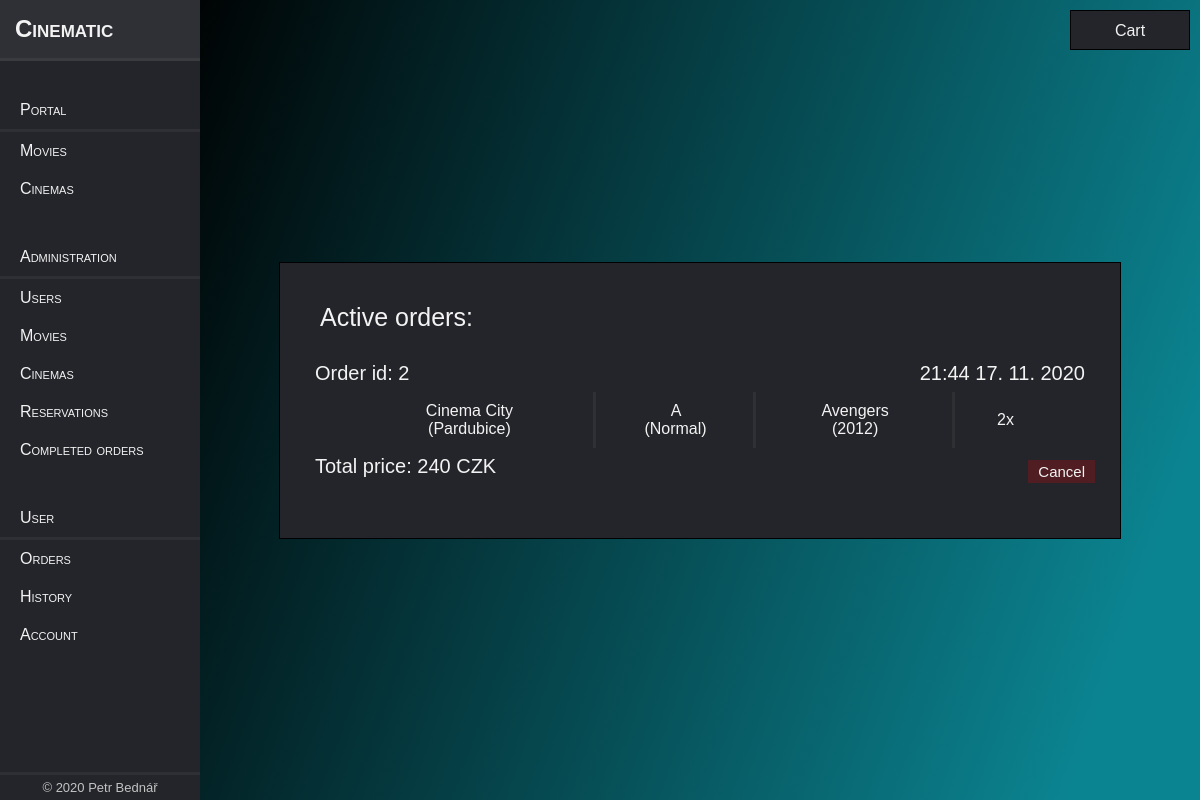
Screenshot of /orders.php (signed in) with the database file from the repository.
### tables this page shows
CREATE TABLE `orders` (
  `id` int(11) NOT NULL,
  `created` datetime NOT NULL DEFAULT current_timestamp(),
  `user_id` int(11) NOT NULL
);

CREATE TABLE `reservations` (
  `id` int(11) NOT NULL,
  `order_id` int(11) NOT NULL,
  `program_entry_id` int(11) NOT NULL
);

CREATE TABLE `cinemas` (
  `id` int(11) NOT NULL,
  `title` varchar(64) NOT NULL,
  `city` varchar(64) DEFAULT NULL,
  `address` varchar(255) DEFAULT NULL,
  `cover_url` text DEFAULT NULL
);

CREATE TABLE `halls` (
  `id` int(11) NOT NULL,
  `uid` varchar(32) NOT NULL,
  `type` varchar(32) DEFAULT NULL,
  `cinema_id` int(11) NOT NULL
);

CREATE TABLE `movies` (
  `id` int(11) NOT NULL,
  `title` varchar(64) NOT NULL,
  `year` int(11) NOT NULL,
  `duration` int(11) NOT NULL,
  `description` text DEFAULT NULL,
  `cover_url` text DEFAULT NULL
);

### includes/classes/Database.php (called while the page is built, shortened)
<?php
class Database {
    private $pdo;
    protected function connect() {
        if ($this->pdo != null) {
            return $this->pdo;
        }
        $this->hostname = "localhost";
        $this->username = "root";
        $this->password = "";
        $this->dbname = "cinema-management-db";
        $this->charset = "utf8mb4";
        try {
            $dsn = "mysql:host=$this->hostname;dbname=$this->dbname;charset=$this->charset";
            $pdo = new PDO($dsn, $this->username, $this->password);
            $pdo->setAttribute(PDO::ATTR_ERRMODE, PDO::ERRMODE_EXCEPTION);
            $pdo->setAttribute(PDO::ATTR_EMULATE_PREPARES, false);
            $this->pdo = $pdo;
            return $this->pdo;
        } catch (PDOException $e) {
            echo "Connection failed: " . $e->getMessage();
        }
    }
}

### includes/classes/DatabaseManager.php (called while the page is built, shortened)
<?php
final class DatabaseManager extends Database {
    public function getCinema($id) {
        $stmt = $this->connect()->prepare("SELECT * FROM cinemas WHERE id = ?");
        $stmt->execute([$id]);
        if ($stmt->rowCount()) {
            while ($row = $stmt->fetch()) {
                return new Cinema($row['id'], $row['title'], $row['city'], $row['address'], $row['cover_url']);
            }
        }
        throw new NO_DATA_FOUND_EXCEPTION;
    }
    public function getProgramEntry($id) {
        $stmt = $this->connect()->prepare("SELECT `program_entries`.`id`, `start`, `price`, `movie_id`, `hall_id`, `uid`, `type`, `cinema_id`, `title`, `year`, `duration` FROM `program_entries` INNER JOIN `movies` ON `movie_id` = `movies`.`id` INNER JOIN `halls` ON `hall_id` = `halls`.`id` WHERE `program_entries`.`id` = ?");
        $stmt->execute([$id]);
        if ($stmt->rowCount()) {
            while ($row = $stmt->fetch()) {
                return new ProgramEntry($row['id'], $row['start'], $row['price'], new Movie($row['movie_id'], $row['title'], $row['year'], $row['duration'], "", ""), new Hall($row['hall_id'], $row['uid'], $row['type'], $row['cinema_id']));
            }
        }
        throw new NO_DATA_FOUND_EXCEPTION;
    }
    public function getActiveOrdersOfUser($userId) {
        $stmt = $this->connect()->prepare("SELECT * FROM orders WHERE user_id = ? ORDER BY created DESC");
        $stmt->execute([$userId]);
        if ($stmt->rowCount()) {
            $res = array();
            while ($row = $stmt->fetch()) {
                array_push($res, new Order($row['id'], $row['created'], $row['user_id']));
            }
            return $res;
        }
        throw new NO_DATA_FOUND_EXCEPTION;
    }
    public function getReservationsOfOrder($id) {
        $stmt = $this->connect()->prepare("SELECT reservations.id, reservations.program_entry_id, COUNT(reserved_seats.seat_id) AS count_seats FROM reservations JOIN reserved_seats ON reservations.id = reserved_seats.reservation_id WHERE reservations.order_id = ? GROUP BY reservations.id");
        $stmt->execute([$id]);
        if ($stmt->rowCount()) {
            $res = array();
            while ($row = $stmt->fetch()) {
                array_push($res, new Reservation($row['id'], $row['program_entry_id'], $row['count_seats']));
            }
            return $res;
        }
        throw new NO_DATA_FOUND_EXCEPTION;
    }
}

### includes/classes/Order.php (called while the page is built, shortened)
<?php
class Order {
    public function __construct($id, $created, $userId) {
        $this->id = $id;
        $this->created = $created;
    }
}

### includes/classes/Reservation.php (called while the page is built, shortened)
<?php
class Reservation {
    public function __construct($id, $programEntryId, $seats) {
        $this->programEntryId = $programEntryId;
        $this->seats = $seats;
    }
}

### includes/classes/ProgramEntry.php (called while the page is built, shortened)
<?php
class ProgramEntry {
    public function __construct($id, $start, $price, $movie, $hall) {
        $this->id = $id;
        $this->price = $price;
        $this->movie = $movie;
        $this->hall = $hall;
    }
}

### includes/classes/Hall.php (called while the page is built, shortened)
<?php
class Hall {
    public function __construct($id, $uid, $type, $cinemaId) {
        $this->id = $id;
        $this->uid = $uid;
        $this->type = $type;
        $this->cinemaId = $cinemaId;
    }
}

### includes/classes/Cinema.php (called while the page is built, shortened)
<?php
class Cinema {
    public function __construct($id, $title, $city, $address, $coverUrl) {
        $this->id = $id;
        $this->title = $title;
        $this->city = $city;
    }
}

### includes/classes/Movie.php (called while the page is built, shortened)
<?php
class Movie {
    public function __construct($id, $title, $year, $duration, $description, $coverUrl) {
        $this->id = $id;
        $this->title = $title;
        $this->year = $year;
    }
}

### includes/components/orders.php (the view, shortened to what this page needs)
<?php
include_once 'includes/classes/Database.php';
include_once 'includes/classes/DatabaseManager.php';
include_once 'includes/classes/Cinema.php';
include_once 'includes/classes/Hall.php';
include_once 'includes/classes/ProgramEntry.php';
include_once 'includes/classes/Reservation.php';
include_once 'includes/classes/Order.php';
$dbm = new DatabaseManager;
if (!empty($_SESSION['user'])) {
    $user = unserialize($_SESSION['user']);
    try {
        $orders = $dbm->getActiveOrdersOfUser($user->id);
    } catch (NO_DATA_FOUND_EXCEPTION $e) {
        $orders = null;
    }
    ?>
    <div class="orders-container">
        <div class="orders-box">
            <div>Active orders:  <?= $orders == null ? "&nbsp;&nbsp;&nbsp;No orders" : ""; ?></div>
            <div class="orders-list">
                <?php
                if ($orders != null) {
                    foreach ($orders as $order) {
                        try {
                            $reservations = $dbm->getReservationsOfOrder($order->id);
                        } catch (NO_DATA_FOUND_EXCEPTION $e) {
                            $reservations = null;
                        }
                        if ($reservations != null) {
                            $sumPrice = 0;
                            $date = DateTime::createFromFormat("Y-m-d H:i:s", $order->created);
                            ?>
                            <div class="orders-item">
                                <div>
                                    <div>Order id: <?= $order->id; ?></div>
                                    <div><?= $date->format("H:i d. m. Y"); ?></div>
                                </div>
                                <table>
                                    <?php
                                    foreach ($reservations as $reservation) {
                                        try {
                                            $programEntry = $dbm->getProgramEntry($reservation->programEntryId);
                                        } catch (NO_DATA_FOUND_EXCEPTION $e) {
                                            $programEntry = null;
                                        }
                                        if ($programEntry != null) {
                                            try {
                                                $cinema = $dbm->getCinema($programEntry->hall->cinemaId);
                                            } catch (NO_DATA_FOUND_EXCEPTION $e) {
                                                $cinema = null;
                                            }
                                            if ($cinema != null) {
                                                $sumPrice += $reservation->seats * $programEntry->price;
                                                ?>
                                                <tr>
                                                    <td>
                                                        <span onclick="window.open('cinema.php?id=<?= $cinema->id; ?>', '_self')"><?= $cinema->title . " (" . $cinema->city . ")"; ?></span>
                                                    </td>
                                                    <td>
                                                        <span onclick="window.open('hall.php?id=<?= $programEntry->hall->id; ?>', '_self')"><?= $programEntry->hall->uid . " (" . $programEntry->hall->type . ")"; ?></span>
                                                    </td>
                                                    <td>
                                                        <span onclick="window.open('movie.php?id=<?= $programEntry->movie->id; ?>', '_self')"><?= $programEntry->movie->title . " (" . $programEntry->movie->year . ")"; ?></span>
                                                    </td>
                                                    <td>
                                                        <span onclick="window.open('reservation.php?programEntry=<?= $programEntry->id; ?>', '_self')"><?= $reservation->seats . "x"; ?></span>
                                                    </td>
                                                </tr>
                                                <?php
                                            }
                                        }
                                    }
                                    ?>
                                </table>
                                <div>
                                    <div>
                                        Total price: <?= $sumPrice; ?> CZK
                                    </div>
                                    <div>
                                        <form action="./actions/deleteOrder.php" method="post">
                                            <button type="submit">Cancel</button>
                                        </form>
                                    </div>
                                </div>
                            </div>
                            <?php
                        }
                    }
                }
                ?>
            </div>
        </div>
    </div>
    <?php
} else {
    header('Location: ./');
}
?>

### css/style.css (style rules this page uses)
body { margin: 0; padding: 0; width: 100%; height: 100vh; background-repeat: no-repeat; background-attachment: fixed; background-image: linear-gradient( 109.6deg, rgba(0,0,0,1) 11.2%, rgba(11,132,145,1) 91.1% ); color: #f3f3f3; font-family: Arial, Helvetica, sans-serif; }
input, button { border: 0; padding: 0; margin: 0; font-family: Arial, Helvetica, sans-serif; }
.orders-container { padding: 0; margin: 0; display: flex; align-items: center; justify-content: center; width: calc(100% - 200px); height: 100%; margin-left: 200px; }
.orders-box { width: 80%; padding: 20px; border: 1px solid black; text-align: center; background-color: #24252A; }
.orders-box > div:nth-of-type(1) { font-size: 25px; text-align: left; padding: 20px; }
.orders-item { margin-bottom: 30px; padding: 5px; }
.orders-item > div:nth-child(1) { display: flex; font-size: 20px; }
.orders-item > div:nth-child(1) > div:nth-child(1) { width: 50%; text-align: left; padding: 5px 10px; }
.orders-item > div:nth-child(1) > div:nth-child(2) { width: 50%; text-align: right; padding: 5px 10px; }
.orders-item > div:nth-of-type(2) { width: 100%; display: flex; align-items: flex-end; text-align: right; }
.orders-item > div:nth-of-type(2) div:nth-child(1) { padding: 5px 10px; font-size: 20px; }
.orders-item > div:nth-of-type(2) div:nth-child(2) { margin-left: auto; background-color: rgba(255, 0, 0, 0.2); }
.orders-item > div:nth-of-type(2) button { background-color: rgba(0, 0, 0, 0); padding: 3px 10px; cursor: pointer; font-size: 15px; color: #f3f3f3; }
.orders-box table { width: 80%; margin: auto; }
.orders-box table td { padding: 10px 0px; }
.orders-box table td:nth-of-type(1) { padding-right: 40px; border-right: 3px solid rgba(255, 255, 255, 0.05); }
.orders-box table td:nth-of-type(2) { padding: 0px 40px; border-right: 3px solid rgba(255, 255, 255, 0.05); }
.orders-box table td:nth-of-type(3) { padding: 0px 40px; border-right: 3px solid rgba(255, 255, 255, 0.05); }
.orders-box table td:nth-of-type(4) { padding-left: 40px; }

### rows the page displays
orders: id "2", created "21:44 17. 11. 2020", sumPrice "240"
reservations: cinemas.title "Cinema City", cinemas.city "Pardubice", halls.uid "A", halls.type "Normal", movies.title "Avengers", movies.year "2012", seats "2"
